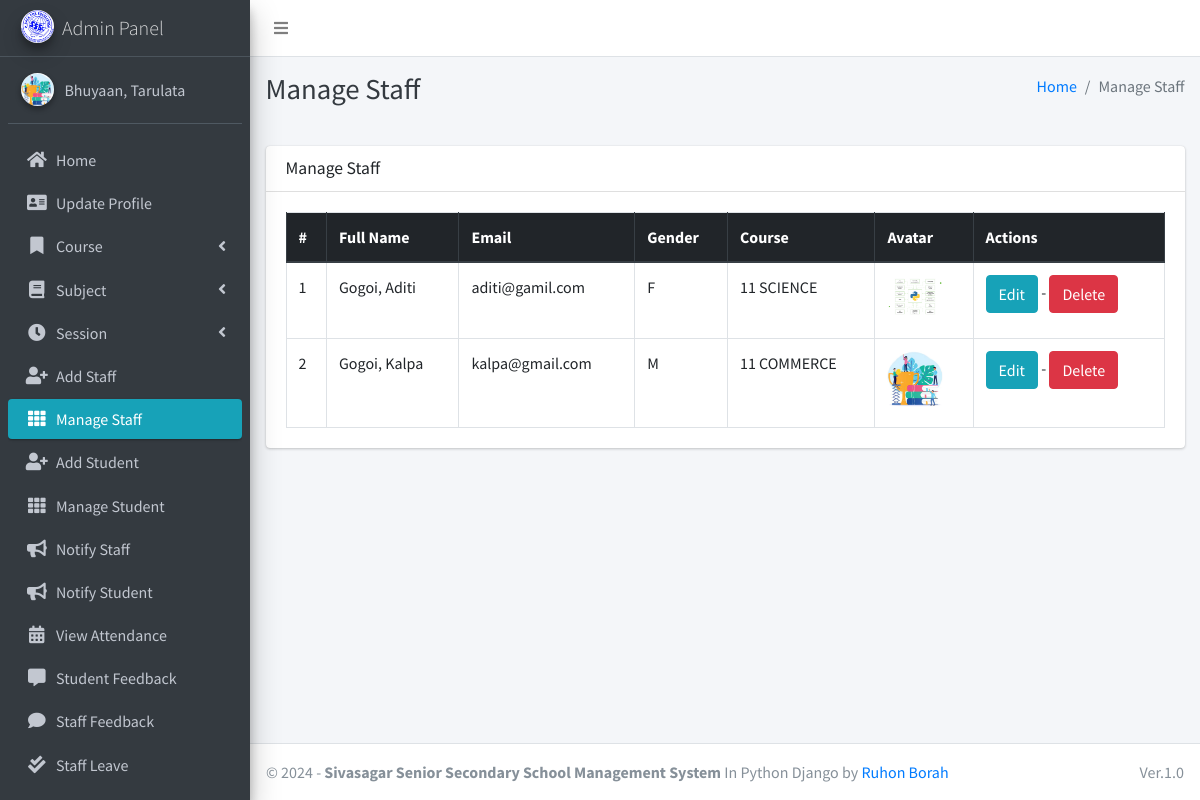
Page /staff/manage/ (signed in) on the committed database.
### main_app/models.py (models this page shows, shortened)
class CustomUser(AbstractUser):
    USER_TYPE = ((1, "HOD"), (2, "Staff"), (3, "Student"))
    GENDER = [("M", "Male"), ("F", "Female")]
    username = None  # Removed username, using email instead
    email = models.EmailField(unique=True)
    user_type = models.CharField(default=1, choices=USER_TYPE, max_length=1)
    gender = models.CharField(max_length=1, choices=GENDER)
    profile_pic = models.ImageField()
    address = models.TextField()
    fcm_token = models.TextField(default="")  # For firebase notifications
    created_at = models.DateTimeField(auto_now_add=True)
    updated_at = models.DateTimeField(auto_now=True)
    USERNAME_FIELD = "email"
    REQUIRED_FIELDS = []
    objects = CustomUserManager()
    def __str__(self):
        return self.last_name + ", " + self.first_name

class Staff(models.Model):
    course = models.ForeignKey(Course, on_delete=models.DO_NOTHING, null=True, blank=False)
    admin = models.OneToOneField(CustomUser, on_delete=models.CASCADE)

class Course(models.Model):
    name = models.CharField(max_length=120)
    created_at = models.DateTimeField(auto_now_add=True)
    updated_at = models.DateTimeField(auto_now=True)

### main_app/hod_views.py (the view)
# urls.py: path("staff/manage/", hod_views.manage_staff, name='manage_staff'),
def manage_staff(request):
    allStaff = CustomUser.objects.filter(user_type=2)
    context = {
        'allStaff': allStaff,
        'page_title': 'Manage Staff'
    }
    return render(request, "hod_template/manage_staff.html", context)

### main_app/templates/hod_template/manage_staff.html
{% extends 'main_app/base.html' %}
{% load static %}
{% block page_title %}{{page_title}}{% endblock page_title %}
{% block content %}
<section class="content">
    <div class="container-fluid">
        <div class="row">
            <div class="col-md-12">
                <div class="card">
                    <div class="card-header">
                        <h3 class="card-title">{{page_title}}</h3>
                    </div>
                    <div class="card-body">
                        <table id="example2" class="table table-bordered table-hover">
                            <thead class="thead-dark">
                                <tr>
                                    <th>#</th>
                                    <th>Full Name</th>
                                    <th>Email</th>
                                    <th>Gender</th>
                                    <th>Course</th>
                                    <th>Avatar</th>
                                    <th>Actions</th>
                                </tr>
                            </thead>
                            <tbody>
                                {% for staff in allStaff %}
                                <tr>
                                    <td>{{ forloop.counter }}</td>
                                    <td>{{staff.last_name}}, {{staff.first_name}}</td>
                                    <td>{{staff.email}}</td>
                                    <td>{{staff.gender}}</td>
                                    <td>{{staff.staff.course.name}}</td>
                                    <td>
                                        {% if staff.profile_pic == ""  %}
                                        No Image
                                        {% else %}
                                        <img class="img img-fluid mb-2" height="56" width="56"
                                            src="{{staff.profile_pic}}" alt="">
                                        {% endif %}
                                    </td>
                                    <td>
                                        <a href="{% url 'edit_staff' staff.staff.id %}" class="btn btn-info">Edit</a> -
                                        <a href="{% url 'delete_staff' staff.staff.id %}" class="btn btn-danger" onclick="return confirm('Are you sure about this ?')">Delete</a>
                                    </td>
                                </tr>
                                {% endfor %}
                            </tbody>
                        </table>
                    </div>
                </div>
            </div>
        </div>
    </div>
</section>
{% endblock content %}

### main_app/templates/main_app/sidebar_template.html (shortened to what this page needs)
{% load static %}
<aside class="main-sidebar sidebar-dark-info elevation-4">
    {% if request.user.user_type == '1' %}
    <a href="{% url 'admin_home' %}" class="brand-link">
        <img src="{% static 'dist/img/AdminLTELogo.png' %} " alt="AdminLTE Logo"
            class="brand-image img-circle elevation-3" align="center">
        <span class="brand-text font-weight-light">Admin Panel</span>
    </a>
    <div class="sidebar">
        <div class="user-panel mt-3 pb-3 mb-3 d-flex">
            <div class="image">
                <img src="{{ request.user.profile_pic}}" class="img-circle elevation-2" alt="User Image">
            </div>
            <div class="info">
                <a href="#" class="d-block">{{user}}</a>
            </div>
        </div>
        <nav class="mt-2">
            <ul class="nav nav-pills nav-sidebar flex-column" data-widget="treeview" role="menu" data-accordion="false">
                <li class="nav-item">
                    {% url 'admin_home' as admin_home %}
                    <a href="{{admin_home}}" class="nav-link {% if admin_home == request.path %} active {% endif %}">
                        <i class="nav-icon fas fa-home"></i>
                        <p>
                            Home
                        </p>
                    </a>
                </li>
                <li class="nav-item">
                    {% url 'admin_view_profile' as admin_view_profile %}
                    <a href="{{admin_view_profile}}"
                        class="nav-link {% if admin_view_profile == request.path %} active {% endif %}">
                        <i class="nav-icon fas fa-address-card"></i>
                        <p>
                            Update Profile
                        </p>
                    </a>
                </li>
                <li class="nav-item has-treeview">
                    <a href="#" class="nav-link">
                        <i class="nav-icon fas fa-bookmark"></i>
                        <p>
                            Course
                            <i class="fas fa-angle-left right"></i>
                        </p>
                    </a>
                </li>
                <li class="nav-item has-treeview">
                    <a href="#" class="nav-link">
                        <i class="nav-icon fas fa-book"></i>
                        <p>
                            Subject
                            <i class="fas fa-angle-left right"></i>
                        </p>
                    </a>
                </li>
                <li class="nav-item has-treeview">
                    <a href="#" class="nav-link">
                        <i class="nav-icon fas fa-clock"></i>
                        <p>
                            Session
                            <i class="fas fa-angle-left right"></i>
                        </p>
                    </a>
                </li>
                <li class="nav-item">
                    {% url 'add_staff' as add_staff %}
                    <a href="{{add_staff}}" class="nav-link {% if add_staff == request.path %} active {% endif %}">
                        <i class="nav-icon fas fa-user-plus"></i>
                        <p>
                            Add Staff
                        </p>
                    </a>
                </li>
                <li class="nav-item">
                    {% url 'manage_staff' as manage_staff %}
                    {% url 'edit_staff' staff_id as edit_staff %}
                    <a href="{{manage_staff}}"
                        class="nav-link {% if manage_staff == request.path or request.path == edit_staff %} active {% endif %}">
                        <i class="nav-icon fas fa-th"></i>
                        <p>
                            Manage Staff
                        </p>
                    </a>
                </li>
                <li class="nav-item">
                    {% url 'add_student' as add_student%}
                    <a href="{{add_student}}" class="nav-link  {% if add_student == request.path %} active {% endif %}">
                        <i class="nav-icon fas fa-user-plus"></i>
                        <p>
                            Add Student
                        </p>
                    </a>
                </li>
                <li class="nav-item">
                    {% url 'manage_student' as manage_student %}
                    {% url 'edit_student' student_id as edit_student %}
                    <a href="{{manage_student}}"
                        class="nav-link  {% if edit_student == request.path or manage_student == request.path %} active {% endif %}">
                        <i class="nav-icon fas fa-th"></i>
                        <p>
                            Manage Student
                        </p>
                    </a>
                </li>
                <li class="nav-item">
                    {% url 'admin_notify_staff' as admin_notify_staff %}
                    <a href="{{admin_notify_staff}}"
                        class="nav-link {% if admin_notify_staff == request.path %} active {% endif %}">
                        <i class="nav-icon fas fa-bullhorn"></i>
                        <p>
                            Notify Staff
                        </p>
                    </a>
                </li>
                <li class="nav-item">
                    {% url 'admin_notify_student' as admin_notify_student %}
                    <a href="{{admin_notify_student}}"
                        class="nav-link {% if admin_notify_student == request.path %} active {% endif %}">
                        <i class="nav-icon fas fa-bullhorn"></i>
                        <p>
                            Notify Student
                        </p>
                    </a>
                </li>
                <li class="nav-item">
                    {% url 'admin_view_attendance' as admin_view_attendance %}
                <li class="nav-item">
                    <a href="{{admin_view_attendance}}"
                        class="nav-link  {% if admin_view_attendance == request.path %} active {% endif %}">
                        <i class="nav-icon fas fa-calendar-alt"></i>
                        <p>
                            View Attendance
                        </p>
                    </a>
                </li>
                <li class="nav-item">
                    {% url 'student_feedback_message' as student_feedback_message %}
                    <a href="{{ student_feedback_message }}"
                        class="nav-link  {% if student_feedback_message == request.path %} active {% endif %}">
                        <i class="nav-icon fas fa-comment-alt"></i>
                        <p>
                            Student Feedback
                        </p>
                    </a>
                </li>
                <li class="nav-item">
                    {% url 'staff_feedback_message' as staff_feedback_message %}
                    <a href="{{staff_feedback_message}}"
                        class="nav-link   {% if staff_feedback_message == request.path %} active {% endif %}">
                        <i class="nav-icon fas fa-comment"></i>
                        <p>
                            Staff Feedback
                        </p>
                    </a>
                </li>
                <li class="nav-item">
                    {% url 'view_staff_leave' as view_staff_leave %}
                    <a href="{{view_staff_leave}}"
                        class="nav-link  {% if view_staff_leave == request.path %} active {% endif %}">
                        <i class="nav-icon fas fa-check-double"></i>
                        <p>
                            Staff Leave
                        </p>
                    </a>
                </li>
                <li class="nav-item">
                    {% url 'view_student_leave' as view_student_leave %}
                    <a href="{% url 'view_student_leave' %}"
                        class="nav-link  {% if view_student_leave == request.path %} active {% endif %}">
                    </a>
                </li>
                                        {% endif %}
                                    </ul>
                                </nav>
                            </div>
</aside>

### rows in the picture
CustomUser: user.profile_pic (picture), last_name+first_name "Bhuyaan, Tarulata"
CustomUser: last_name "Gogoi", first_name "Aditi", email "aditi@gamil.com", gender "F", staff.course.name "11 SCIENCE", profile_pic (picture)
CustomUser: last_name "Gogoi", first_name "Kalpa", email "kalpa@gmail.com", gender "M", staff.course.name "11 COMMERCE", profile_pic (picture)

### other values in the picture
{{ page_title }} "Manage Staff"
